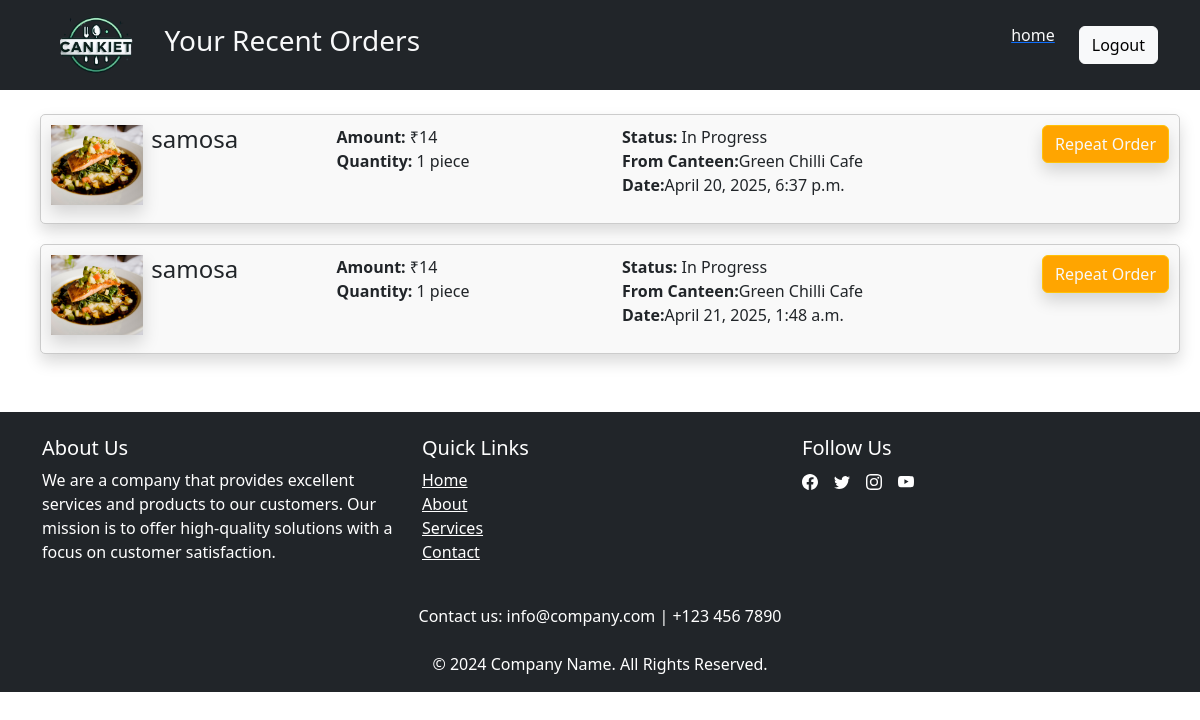
The app's page /cankiet/orders/ with its own data.
### cankiet/models.py (models this page shows, shortened)
class Order(models.Model):
    st=[
        ('Rejected','rejected'),
        ('In Progress','in-progress'),
        ('Compeleted','completed'),
    ]
    razorpay_order_id = models.CharField(max_length=100, blank=True, null=True)
    payment_id = models.CharField(max_length=100, blank=True, null=True)
    payment_signature = models.CharField(max_length=100, blank=True, null=True)
    is_paid = models.BooleanField(default=False)
    o_no = models.CharField(max_length=30)  # Auto-incrementing primary key
    o_date = models.DateTimeField(default=now)  # Automatically stores current date and time
    c_no = models.ForeignKey(Canteen, on_delete=models.CASCADE)  # Foreign key to Canteen table
    item = models.ForeignKey(Items, on_delete=models.CASCADE)  # Single-valued attribute (ForeignKey to Item)
    quantity = models.IntegerField(default=1)  # Quantity of the item in the order
    total_amount = models.IntegerField(default=0)  # Store the total amount
    status=models.CharField(max_length=11,choices=st,default='In Progress')

class Items(models.Model):
    i_no=models.CharField(max_length=12,primary_key=True)
    item=models.CharField(max_length=20)
    i_image=models.ImageField(upload_to='images/',blank=True)
    price=models.IntegerField()
    c_no=models.CharField(max_length=12)
    availability=models.CharField(max_length=1)

class Canteen(models.Model):
    c_no=models.CharField(max_length=2,primary_key=True,)
    c_name=models.CharField(max_length=20)

### cankiet/views.py (the view)
# urls.py: path('orders/',views.orders, name='orders'),
def orders(request):
    orders=Order.objects.all()
    user=User.objects.all()
    items=Items.objects.all()
    return render(request, 'cankiet/orders.html', {'user': user,'items':items,'order':orders})

### cankiet/templates/cankiet/orders.html (shortened to what this page needs)
{% load static %}
<!DOCTYPE html>
<html>
<head>
    <link href="https://cdn.jsdelivr.net/npm/bootstrap@5.3.0/dist/css/bootstrap.min.css" rel="stylesheet">
</head>
<body>
      <nav class="navbar navbar-expand-lg navbar-light text-light bg-dark fixed-top">
        <div class="container">
            <a class="navbar-brand" href="#"><img src="{% static 'images/cankiet_logo.png' %}"  height="60px" alt="logo" class="img-responsive"></a>
            <h3 class="text-light"> Your Recent Orders</h3>
            <div class="collapse navbar-collapse" id="navbarNav">
                <ul class="navbar-nav ms-auto">
                    <li class="nav-item mb-0 me-4 ">
                        <h6>{{request.session.user.name }} &nbsp; {{request.session.user.u_id}}</h6>
                    </li>
                    <li class="nav-item mb-0 me-4">
                        <a class="" href="#"><h6 class="text-light">home</h6></a>
                    </li>
                    <li class="nav-item mb-0 mt-0">
                        <a class="btn btn-light text-warm" href="{% url 'logout'%}">Logout</a>
                    </li>
                </ul>
            </div>
        </div>
    </nav>
  <div class="container ">
    <div class="row ">
    <h1 class="mt-5">Your Recent Orders</h1>
        {% for ord in order %}
            <div class="item-card  shadow">
              <div class="row">
                <div class="col col-md-3 col-sm-1 d-flex">
                <img src="{{ord.item.i_image.url}}" class="shadow" height="80px" alt="">
                <h4 class="ms-2">{{ ord.item.item }}</h4>
                </div>
                <div class="col col-md-3 col-sm-1">
                <p class=""><strong>Amount:</strong> ₹{{ ord.total_amount }}<br> <strong>Quantity:</strong> {{ ord.quantity }} piece</p>
                </div>
                <div class="col col-md-3 col-sm-1">
                <p class=""><strong>Status:</strong> {{ord.status}} <br> <strong>From Canteen:</strong>{{ord.c_no.c_name}} <br><strong>Date:</strong>{{ord.o_date}}</p>
                </div>
                <div class="col col-md-3 col-sm-1 text-end">
                <form method="post" action="">
                    <button type="submit" class="btn btn-2 btn-warning text-light ms-4 shadow ">Repeat Order</button>
                </form>
                </div>
              </div>
            </div>
        {% endfor %}
    </div>
  </div>
<footer class="bg-dark text-white pt-4 pb-2 mt-5">
  <div class="container">
    <div class="row">
      <div class="col-md-4">
        <h5>About Us</h5>
        <p>
          We are a company that provides excellent services and products to our customers. Our mission is to offer high-quality solutions with a focus on customer satisfaction.
        </p>
      </div>
      <div class="col-md-4">
        <h5>Quick Links</h5>
        <ul class="list-unstyled">
          <li><a href="#"class="text-white">Home</a></li>
          <li><a href="#" class="text-white">About</a></li>
          <li><a href="#" class="text-white">Services</a></li>
          <li><a href="#" class="text-white">Contact</a></li>
        </ul>
      </div>
      <div class="col-md-4">
        <h5>Follow Us</h5>
        <ul class="list-unstyled d-flex">
          <li class="me-3">
            <a href="#" class="text-white"></i></a>
          </li>
          <li class="me-3">
            <a href="#" class="text-white"></i></a>
          </li>
          <li class="me-3">
            <a href="#" class="text-white"></i></a>
          </li>
          <li class="me-3">
              <a href="#" class="text-white"></i></a>
          </li>
        </ul>
      </div>
    </div>
    <div class="row mt-4">
      <div class="col-12 text-center">
        <p>Contact us: info@company.com | +123 456 7890</p>
      </div>
    </div>
  </div>
  <div class="bg-dark text-center text-white py-2">
    <p class="mb-0">&copy; 2024 Company Name. All Rights Reserved.</p>
  </div>
</footer>
</body>
</html>

### cankiet/templates/cankiet/orders.html (style rules this page uses)
.navbar { background-color: #333; color: white; padding: 10px; text-align: right; }
.item-card { border: 1px solid #ccc; padding: 10px; margin: 10px; border-radius: 5px; background-color: #f9f9f9; }
.btn-2 { background-color: orange; }

### records on screen
Order: item.i_image (picture), item.item "samosa", total_amount "14", quantity "1", status "In Progress", c_no.c_name "Green Chilli Cafe", o_date "April 20, 2025, 6:37 p.m."
Order: item.i_image (picture), item.item "samosa", total_amount "14", quantity "1", status "In Progress", c_no.c_name "Green Chilli Cafe", o_date "April 21, 2025, 1:48 a.m."
